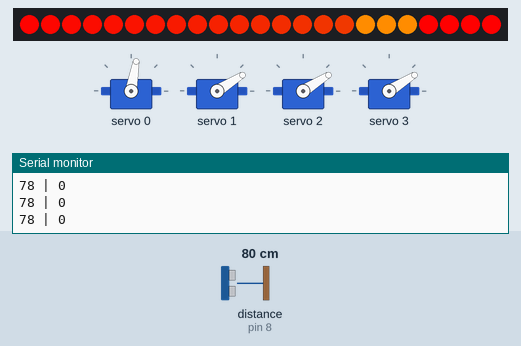
Recording of a sketch running on a simulated Arduino Uno, built with avr-gcc and run on an emulated ATmega328P. Parts: 23 RGB LEDs in strip order, left to right, 4 × servo, the last lines printed to the serial monitor. Wiring (inferred from the names in the program): ultrasonic range finder: trigger pin 7; echo pin 8. The test bench sets the inputs (shaded band); at power-on: distance to the obstacle (sensor on pin 8) 80 cm. The echo pulse lasts 58.3 µs per cm; random numbers use the default seed unless the sketch sets one.

Above: at 2.28 s.
2.3 s: distance to the obstacle (sensor on pin 8) set to 2 cm
At 2.9 s:
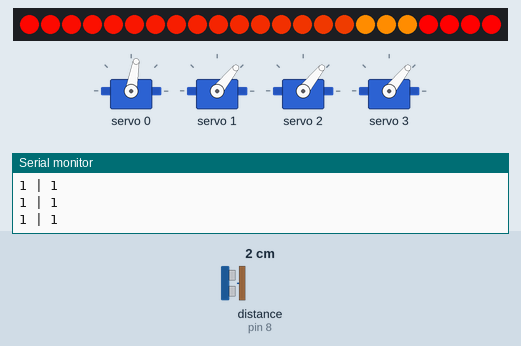
At 3.54 s:
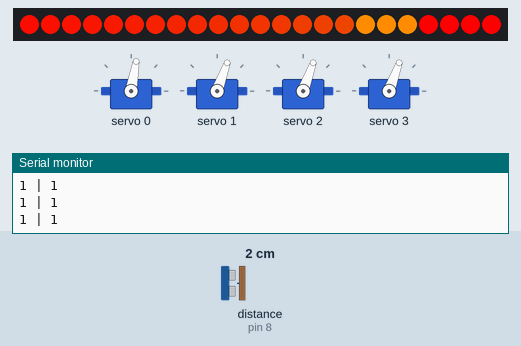
3.9 s: distance to the obstacle (sensor on pin 8) set to 153 cm
6.9 s: distance to the obstacle (sensor on pin 8) set to 35 cm
At 8.44 s:
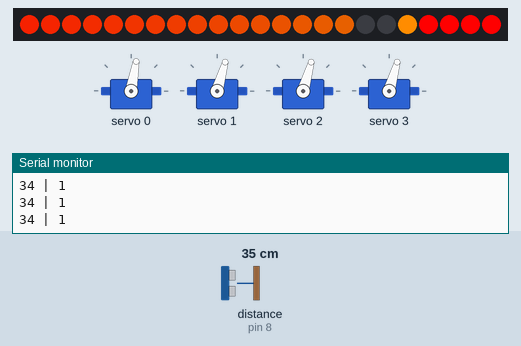
8.5 s: distance to the obstacle (sensor on pin 8) set to 60 cm
13.9 s: distance to the obstacle (sensor on pin 8) set to 73 cm
Timing chart, 0 to 27.5 s (numbered marks = the images above; inputs shaded):
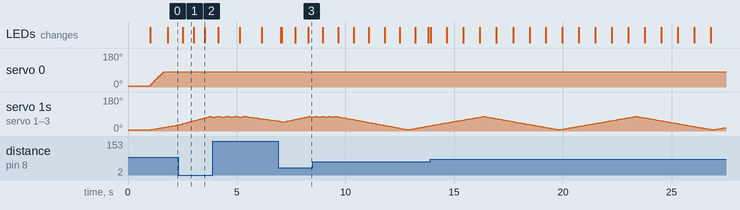

The sketch:

ecoGardens_rev2.ino
```cpp
#include <Adafruit_NeoPixel.h>
#include <Servo.h>
#include <Adafruit_PWMServoDriver.h>
#include <avr/io.h>
#ifdef __AVR__
#include <avr/power.h>
#endif

#include "declarations.h"
#include "variables.h"

Adafruit_NeoPixel stripL1 = Adafruit_NeoPixel(L1_COUNT, L1_PIN);

//I2C PWM Control Board
Adafruit_PWMServoDriver pwm = Adafruit_PWMServoDriver();


void setup() {

  Serial.begin(9600);

  pinMode(ECHO_PIN, INPUT);
  pinMode(TRIG_PIN, OUTPUT);
  randomSeed(analogRead(0));

  stripL1.begin();

  //begin the connection to the I2C servo control board
  pwm.begin();
  pwm.setPWMFreq(60);  // Analog servos run at ~60 Hz updates

  stripL1.setBrightness(255);
  stripL1.show();
  updateLEDs();
  //  updateServos();
  delay(1000);

}

void loop() {
  currentTime = millis();
  ServoUpdate();
  Serial.print(distance);

  // Sensor for triggered animation
  calcDistance2();

  // Serial.print(distance);

  /*the event requires a specified number of triggers in order to occur. this was added to
     prevent the solar panels from almost constantly being in the event state
     REQUIRED_EVENT_TRIGGERS of 25 works ok, the ultrasonic sensor has way too much noise
  */
  if (distance > 0 && (distance <= DISTANCE_THRESHOLD)) {
    consecutiveEventTriggers++;
    if (consecutiveEventTriggers > REQUIRED_EVENT_TRIGGERS) {
      wiggleCount = 0;
      triggerAnimation = true;
    }

  } else {
    consecutiveEventTriggers = 0;
  }

  Serial.print(" | ");
  Serial.println(triggerAnimation);
  if (dayMode == true) {
    //    servoPos[0] = 92;
    moveTo[0] = 186;
  }
  else if (dayMode == false) {
    //servoPos[0];
    moveTo[0] = 180;
  }

  // Write values to spin servos
  if ((currentTime - lastServoWriteTime) > servoWriteDelay) {
    if (triggerAnimation == true) {
      // s4 - 140 to 180
      // s3 - 140 to 180
      // s2 - 140 to 180
      if (positions[1] < 170) {
        servoPositive = true;
      }
      else if ((positions[1] == 170) && (servoPositive == false)) {
        servoPositive = true;
      }
      else if ((positions[1] == 180)) {
        servoPositive = false;
        wiggleCount += 1;
      }
      if (wiggleCount > WIGGLE_MAX) {
        // break at 180
        servoPositive = false;
        triggerAnimation = false;
      }
    }

    else if (triggerAnimation == false) {
      if (positions[1] == 0) {
        servoPositive = true;
      }
      else if (positions[1] == 180) {
        servoPositive = false;
      }
    }
    if (servoPositive == true) {
      //      servoPos[1] += 1;
      //      servoPos[2] += 1;
      //      servoPos[3] += 1;
      moveTo[1] += 1;
      moveTo[2] += 1;
      moveTo[3] += 1;
    }
    else if (servoPositive == false) {
      //      servoPos[1] -= 1;
      //      servoPos[2] -= 1;
      //      servoPos[3] -= 1;

      moveTo[1] -= 1;
      moveTo[2] -= 1;
      moveTo[3] -= 1;
    }
    updateServos();
    lastServoWriteTime = currentTime;

  }

  // Rainbow ring animation
  if ((currentTime - lastRainbowTime) >= rainbowDelay) {
    for (uint16_t i = 0; i < RING_COUNT; i++) {
      colorsL1[i] = Wheel(i + rainbowFocus & 255);
    }
    rainbowFocus += 1;
    if (rainbowFocus > 255) {
      rainbowFocus = 0;
    }
    lastRainbowTime = currentTime;
    updateLEDs();
  }

  // House animation
  if ((currentTime - lastHouseTimer) >= houseTimer) {
    if (dayMode == true) {
      for (int i = 0; i < NUM_HOUSES; i++) {
        houseDecider = random(0, 101);
        int houseDecided = (houseDecider);
        int currentHouse = houses[i];
        if (colorsL1[currentHouse].r == orange.r) {
          if (houseDecided >= 70) {
            colorsL1[currentHouse].r = 0;
            colorsL1[currentHouse].g = 0;
            colorsL1[currentHouse].b = 0;
          }
        }
        else if (colorsL1[currentHouse].r == 0) {
          if (houseDecided >= 30) {
            colorsL1[currentHouse].r = orange.r;
            colorsL1[currentHouse].g = orange.g;
            colorsL1[currentHouse].b = orange.b;
          }
        }
      }
      lastHouseTimer = currentTime;
      updateLEDs();
    }
  }

  if ((currentTime - lastFlickerTimer) >= flickerTimer) {
    if (dayMode == true) {
      for (int i = 0; i < NUM_LAMPS; i++) {
        int currentLamp = lamps[i];
        flickerDecider = random(0, 101);
        if (flickerReps == (flickerRepsMax - i)) {
          if ((flickerDecider >= 80) && (colorsL1[currentLamp].r == 255)) {
            flickerIncrement = random(0, 256);
            colorsL1[currentLamp].r = flickerIncrement;
          }
        }
        else {
          if ((flickerDecider >= 70) && (colorsL1[currentLamp].r != 255)) {
            colorsL1[currentLamp].r = 255;
          }
        }
      }
      updateLEDs();
      flickerReps += 1;
      if (flickerReps > flickerRepsMax) {
        flickerReps = 0;
      }
      lastFlickerTimer = currentTime;
    }
  }


}
```

declarations.h
```cpp
#ifndef DECLARATIONS_H
#define DECLARATIONS_H

#define L1_COUNT    23
#define RING_COUNT  16

#define L1_PIN      3

//switched to servo PWM Board
//#define S1_PIN      10 // Continuous Rotation
//#define S2_PIN      4
//#define S3_PIN      5
//#define S4_PIN      6

//new servo declarations
//cont. rotation servo on 0, solar pannels on 1-3
//also to save your sanity the cont. rotation servo stops rotating around an angle value of 186


#define SERVOMIN  150
#define SERVOMAX  450

#define REQUIRED_EVENT_TRIGGERS 25


#define TRIG_PIN    7
#define ECHO_PIN    8
#define MODE_PIN    9

#define NUM_HOUSES   3
#define NUM_LAMPS    4

#define DISTANCE_THRESHOLD       40
#define WIGGLE_MAX                3

struct RGB {
  byte r;
  byte g;
  byte b;
};

#endif
```

functions.ino
```cpp
void updateLEDs() {
  for (int i = 0; i < L1_COUNT; i++) {
    stripL1.setPixelColor(i, colorsL1[i].r, colorsL1[i].g, colorsL1[i].b);
  }
  stripL1.show();
}


void updateServos() {
  //look, i already wrote this code before this saves me like 10 minutes of hunting down useless references
  ServoUpdate();
}

void calcDistance() {
  cli();
  int totalDistance = 0;

/*the solar pannels kept getting stuck in their loop due to inconsistent reads from the ultrasonic sensor
 *
 */

  // Start Ranging -Generating a trigger of 10us burst
  digitalWrite(TRIG_PIN, HIGH);
  delayMicroseconds(10);
  digitalWrite(TRIG_PIN, LOW);

  // Distance Calculation
  distance = pulseIn(ECHO_PIN, HIGH);
  distance = (int) distance / 58;
  Serial.println(distance);

  /* The speed of sound is 340 m/s or 29 us per cm.
     The Ultrasonic burst travels out & back.
     So to find the distance of object we divide by 58  */
    sei();


}


/*OH MY GOD its like exactly the same thing as the last one
 * except this one works so we add the number 2 at the end, nobody will ever notice
 */
void calcDistance2() {
  cli();
  // Clears the trigPin
  digitalWrite(TRIG_PIN, LOW);
  delayMicroseconds(2);
  // Sets the trigPin on HIGH state for 10 micro seconds
  digitalWrite(TRIG_PIN, HIGH);
  delayMicroseconds(10);
  digitalWrite(TRIG_PIN, LOW);
  // Reads the echoPin, returns the sound wave travel time in microseconds
  int duration = pulseIn(ECHO_PIN, HIGH);
  // Calculating the distance
  int  d = (int) duration * 0.034 / 2;
  if (d > 0 && d < 200) {
    distance = d;
  }
  // Prints the distance on the Serial Monitor
  sei();
}
void colorWipe(Adafruit_NeoPixel &strip, uint32_t c, uint8_t wait) {
  for (int i = 0; i < strip.numPixels(); i++) {
    strip.setPixelColor(i, c);
    strip.show();
    delay(wait);
  }
}

RGB Wheel(byte WheelPos) {
  WheelPos = 255 - WheelPos;
  if (WheelPos < 85) {
    return {(255 - WheelPos * 3), 0, (WheelPos * 3)};
  }
  if (WheelPos < 170) {
    WheelPos -= 85;
    return {0, (WheelPos * 3), (255 - WheelPos * 3)};
  }
  WheelPos -= 170;
  return {(WheelPos * 3), (255 - WheelPos * 3), 0};
}
```

servoControl.ino
```cpp
void moveServoTo(int servoNum, int positionDeg, int speedset) {
  moveTo[servoNum] = positionDeg;
  speeds[servoNum] = speedset;
}


/*servo update function for the adafruit pwm board, utilizes a moveTo array and servo num. just call
 * this function somewhere in the loop at a regular interval and all your servo's will move smoothly at whatever
 * speed you want. */
void ServoUpdate() {
  servoUpdateCount++;
  for (int a = 0; a < servonum; a++) {
    if (positions[a] != moveTo[a]) {
      if (positions[a] > moveTo[a]) {
        positions[a] = positions[a] - speeds[a];
      } else if (positions[a] < moveTo[a]) {
        positions[a] = positions[a] + speeds[a];
      }
    }
    pwm.setPWM(a, 0, degToPWM(positions[a]));
  }
}

int degToPWM(int degree) {
  int maxToMin = SERVOMAX - SERVOMIN;
  float PWMPERDEGREE = maxToMin / 180;
  return (int)(SERVOMIN + (degree * PWMPERDEGREE));
}


/*  to add the PWM control board to this project almost all the code regarding the servo's had to be changed.
 *
 * servo.write has been replaced with moveTo() which can be found in servoControl.ino
 * servo positions can be accessed in the positions[] array and the servo's speed is also accessable in the speeds[] array
 *
 * the ServoUpdate() function changes the positions of the servos very slightly everytime it is called according to the values
 * added to the moveTo[] array. I recomend calling ServoUpdate() in the loop at regular intervals as was done in this project.
 *
 * also don't forget adding the pwm.begin() function found in the setup.
 *
 * hope that helped you with whatever it was you're doing looking at this code
 */
```

variables.h
```cpp
#ifndef VARIABLES_H
#define VARIABLES_H

bool dayMode = true;

volatile int distance;
bool triggerAnimation = false;
int wiggleCount = 0;

RGB red = {255, 0, 0};
RGB blue = {0, 0, 255};
RGB green = {0, 255, 0};
RGB yellow = {255, 255, 0};
RGB purple = {255, 0, 255};
RGB white = {255, 255, 255};
RGB orange = {255, 140, 0};
RGB off = {0, 0, 0};

RGB colorsL1[L1_COUNT] = {
  {white.r, white.g, white.b}, // 0   RING START
  {white.r, white.g, white.b}, // 1
  {white.r, white.g, white.b}, // 2
  {white.r, white.g, white.b}, // 3
  {white.r, white.g, white.b}, // 4
  {white.r, white.g, white.b}, // 5
  {white.r, white.g, white.b}, // 6
  {white.r, white.g, white.b}, // 7
  {white.r, white.g, white.b}, // 8
  {white.r, white.g, white.b}, // 9
  {white.r, white.g, white.b}, // 10
  {white.r, white.g, white.b}, // 11
  {white.r, white.g, white.b}, // 12
  {white.r, white.g, white.b}, // 13
  {white.r, white.g, white.b}, // 14
  {white.r, white.g, white.b}, // 15   RING END
  {orange.r, orange.g, orange.b}, // 16, house
  {orange.r, orange.g, orange.b}, // 17, house
  {orange.r, orange.g, orange.b}, // 18, house
  {red.r, red.g, red.b}, // 19, lamp
  {red.r, red.g, red.b}, // 20, lamp
  {red.r, red.g, red.b}, // 21, lamp
  {red.r, red.g, red.b}, // 22, lamp
};

//variables for servo control using adafruit pwm board
//int servoPos[4] = {85, 0, 0, 0};
uint8_t servonum = 4;
int positions[] = {0, 0, 0, 0};
int moveTo[] = {186, 0, 0, 0};
int speeds[] = {2, 2, 2, 2};
int servoUpdateCount = 0;

int consecutiveEventTriggers = 0;


long currentTime;

long lastRainbowTime;
int rainbowDelay = 500;
uint16_t rainbowFocus = 0;

long lastServoWriteTime;
long servoWriteDelay = 10;
bool servoPositive = true;

int houses[NUM_HOUSES] = {16, 17, 18};
long houseDecider;
int houseTimer = 5000;
long lastHouseTimer;

int lamps[NUM_LAMPS] = {19, 20, 21, 22};
long flickerDecider;
long flickerIncrement;
int flickerTimer = 500;
long lastFlickerTimer;
int flickerReps;
int flickerRepsMax = 7;

int restoreTimer = 15;
long lastRestoreTime;
long restoreDecider;
long restoreIncrement;

#endif
```
